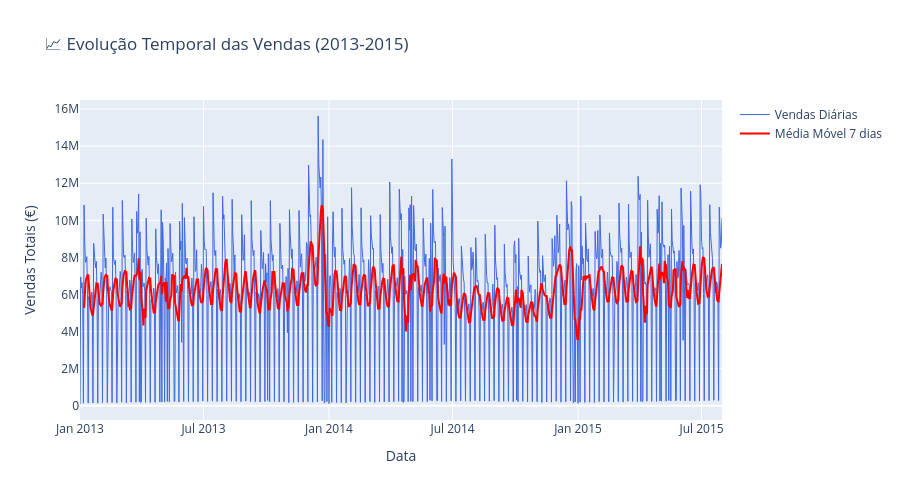

Notebook code cell kept with this figure:
### Code cell
# ============================================================
# 8️⃣ ANÁLISE TEMPORAL - SÉRIES TEMPORAIS
# ============================================================
# Convertemos Date para datetime e analisamos tendências ao longo do tempo
# Isso é crucial para modelos de séries temporais

df['Date'] = pd.to_datetime(df['Date'])

# Vendas agregadas por dia
daily_sales = df.groupby('Date')['Sales'].sum().reset_index()

# Vendas por mês
df['YearMonth'] = df['Date'].dt.to_period('M')
monthly_sales = df.groupby('YearMonth')['Sales'].sum().reset_index()
monthly_sales['YearMonth'] = monthly_sales['YearMonth'].astype(str)

fig = go.Figure()

fig.add_trace(go.Scatter(
    x=daily_sales['Date'],
    y=daily_sales['Sales'],
    mode='lines',
    name='Vendas Diárias',
    line=dict(color='royalblue', width=1)
))

# Média móvel de 7 dias
daily_sales['MA7'] = daily_sales['Sales'].rolling(window=7).mean()
fig.add_trace(go.Scatter(
    x=daily_sales['Date'],
    y=daily_sales['MA7'],
    mode='lines',
    name='Média Móvel 7 dias',
    line=dict(color='red', width=2)
))

fig.update_layout(
    title='📈 Evolução Temporal das Vendas (2013-2015)',
    xaxis_title='Data',
    yaxis_title='Vendas Totais (€)',
    hovermode='x unified',
    height=500
)

fig.show()

print("\n💡 ANÁLISE TEMPORAL:")
print("="*60)
print(f"📆 Período analisado: {daily_sales['Date'].min().date()} a {daily_sales['Date'].max().date()}")
print(f"📊 Número de dias: {len(daily_sales)}")
print(f"📈 Tendência: {'Crescente' if daily_sales['Sales'].iloc[-30:].mean() > daily_sales['Sales'].iloc[:30].mean() else 'Decrescente'}")

### Figure 1 — Plotly figure (JSON) as saved in the notebook; plotly's stock layout.template omitted (floating-point values rounded to 4 significant figures; data arrays with more than 128 entries replaced by an {"elided": "..."} marker saying what was removed)
{"data": [{"line": {"color": "royalblue", "width": 1}, "mode": "lines", "name": "Vendas Diárias", "type": "scatter", "x": {"elided": "942 str values"}, "y": {"elided": "942 int values"}}, {"line": {"color": "red", "width": 2}, "mode": "lines", "name": "Média Móvel 7 dias", "type": "scatter", "x": {"elided": "942 str values"}, "y": {"elided": "942 float values"}}], "layout": {"height": 500, "hovermode": "x unified", "title": {"text": "📈 Evolução Temporal das Vendas (2013-2015)"}, "xaxis": {"title": {"text": "Data"}}, "yaxis": {"title": {"text": "Vendas Totais (€)"}}}}
